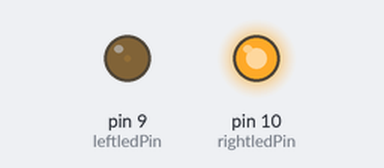
The sketch below on a simulated Arduino Uno, built with avr-gcc and run on an emulated ATmega328P. Shown: output pins drawn as LEDs (lit = HIGH).

Above: at 0.05 s.
At 2.55 s:
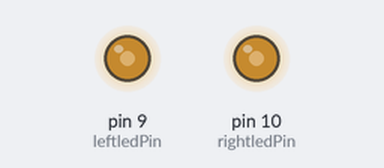
At 5.1 s:
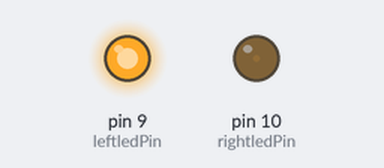
At 10.2 s:
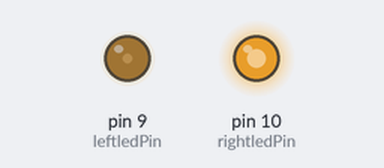
Timing chart, 0 to 15.9 s (numbered marks = the images above):
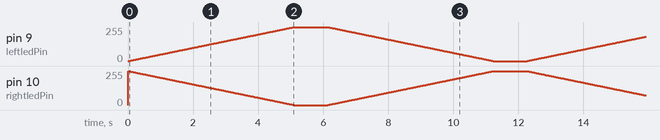

The sketch:

chrismasTree.ino
```cpp
const int leftledPin = 9;   // 左LEDが接続されているピン番号
const int rightledPin = 10;  // 右LEDが接続されているピン番号

void setup() {
  pinMode(leftledPin, OUTPUT);  // 左LEDピンを出力として設定
  pinMode(rightledPin, OUTPUT); // 右LEDピンを出力として設定
}

void loop() {
  goesOutForAMoment();
}

void goesOutForAMoment() {
  // 左のLEDを徐々に明るくし、右のLEDを徐々に暗くする
  for (int Lbrightness = 0, Rbrightness = 255; Lbrightness <= 255; Lbrightness++, Rbrightness--) {
    analogWrite(leftledPin, Lbrightness);
    analogWrite(rightledPin, Rbrightness);
    delay(20); // 明るさの変更速度を調整
  }
  delay(1000);

  // 左のLEDを徐々に暗くし、右のLEDを徐々に明るくする
  for (int Lbrightness = 255, Rbrightness = 0; Lbrightness >= 0; Lbrightness--, Rbrightness++) {
    analogWrite(leftledPin, Lbrightness);
    analogWrite(rightledPin, Rbrightness);
    delay(20); // 明るさの変更速度を調整
  }
  delay(1000);
}

void onlyOne() {
  // 左のLEDを点灯し、右のLEDを消灯
  for (int Lbrightness = 0; Lbrightness <= 255; Lbrightness++) {
    analogWrite(leftledPin, Lbrightness);
    delay(20); // 明るさの変更速度を調整
  }

  delay(100);
  for (int Lbrightness = 255; Lbrightness >= 0; Lbrightness--) {
    analogWrite(leftledPin, Lbrightness);
    delay(20); // 明るさの変更速度を調整
  }
delay(100);
  // 右のLEDを消灯し、右のLEDを点灯
  for (int Rbrightness = 0; Rbrightness <= 255; Rbrightness++) {
    analogWrite(rightledPin, Rbrightness);
    delay(20); // 明るさの変更速度を調整
  }
  delay(100);
  for (int Rbrightness = 255; Rbrightness >= 0; Rbrightness--) {
    analogWrite(rightledPin, Rbrightness);
    delay(20); // 明るさの変更速度を調整
  }
}
```
